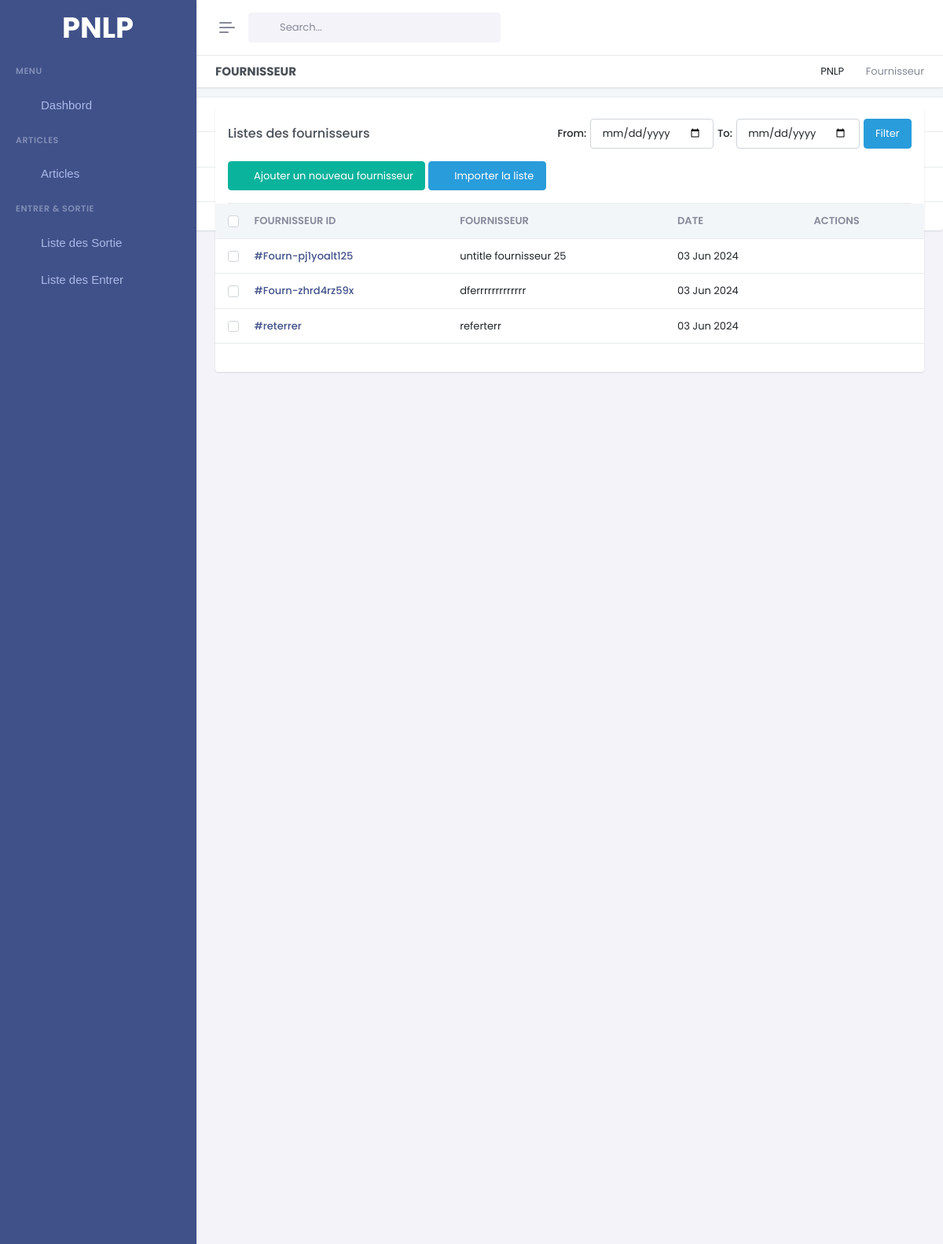
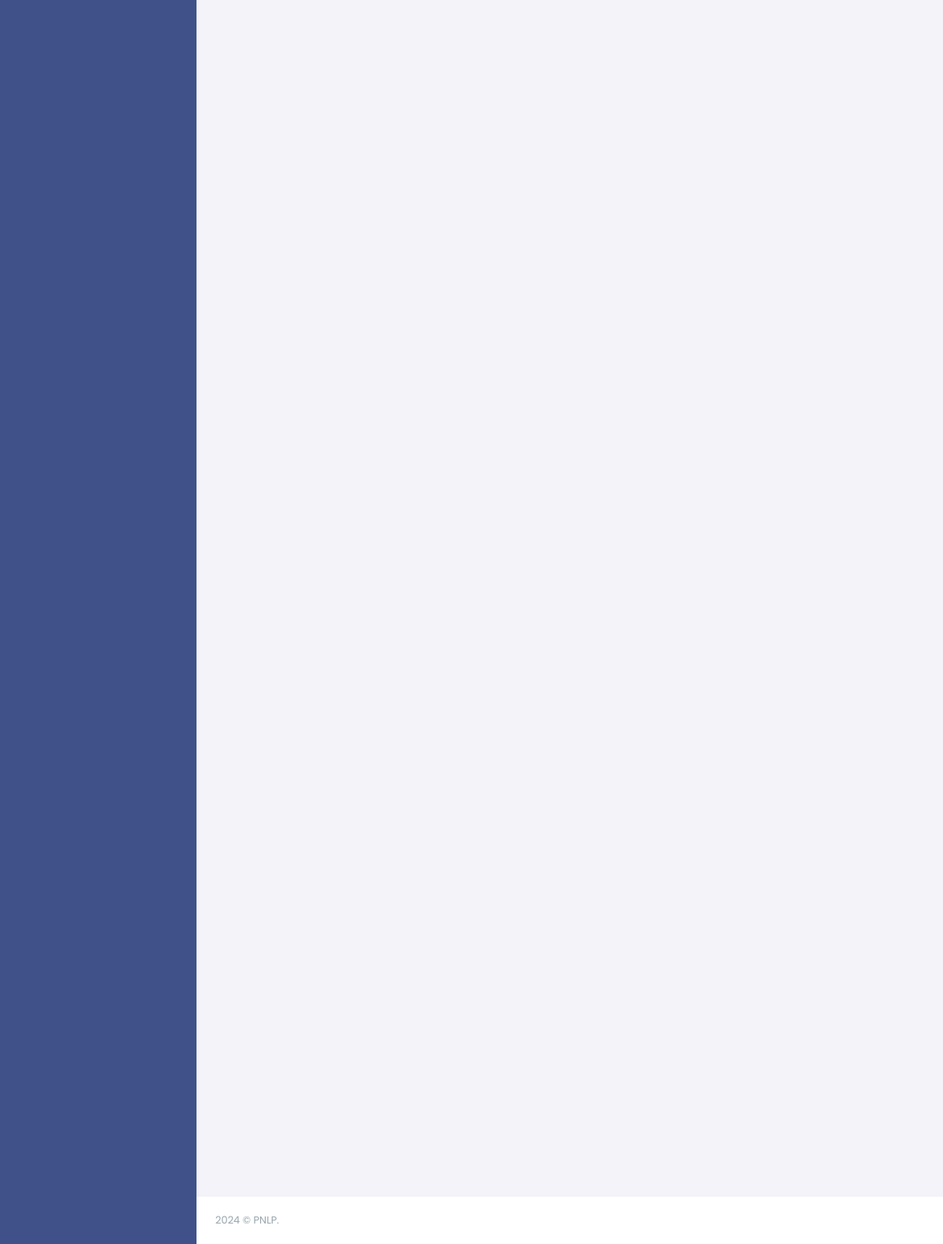
Page /fournisseur/ on the committed database (2 pictures, top to bottom).
### gestion/models.py (models this page shows, shortened)
class Fournisseur(models.Model):
    fid = ShortUUIDField(unique=True, length=10, max_length= 20 , alphabet='abcdefghijklmnopqrstuvwxyz1234567890' , editable=False,  prefix='Fourn-')
    title = models.CharField(max_length=100, default='untitle fournisseur')
    date = models.DateTimeField(auto_now_add=True)

### gestion/views.py (the view)
# urls.py: path('fournisseur/',Four_list, name='fourn'),
def Four_list(request):
    start_date = request.GET.get('start-date')
    end_date = request.GET.get('end-date')
    fournisseurs = Fournisseur.objects.all()
    if start_date:
        start_date = parse_date(start_date)
        if start_date:
            fournisseurs = fournisseurs.filter(date__gte=start_date)
    if end_date:
        end_date = parse_date(end_date)
        if end_date:
            fournisseurs = fournisseurs.filter(date__lte=end_date)
    context={
        'start_date': start_date,
        'end_date': end_date,
        'start_date_i': start_date.strftime('%Y-%m-%d') if start_date else None,
        'end_date_i': end_date.strftime('%Y-%m-%d') if end_date else None,
        'fournisseurs':fournisseurs,
    }
    return render(request, 'pages/article/fournisseur.html', context)

### gestion/context_processor.py (called while the page is built)
def is_admin(user):
    try:
        admin_profile = AdminProfile.objects.get(user=user)
        return True
    except AdminProfile.DoesNotExist:
        return False

### templates/pages/article/fournisseur.html (shortened to what this page needs)
{% extends 'base/base.html' %} {% load static %} {% block 'content' %}
<div class="main-content">
  <div class="page-content">
    <div class="container-fluid">
      <div class="row">
        <div class="col-12">
          <div class="page-title-box d-sm-flex align-items-center justify-content-between bg-galaxy-transparent">
            <h4 class="mb-sm-0">Fournisseur</h4>
            <div class="page-title-right">
              <ol class="breadcrumb m-0">
                <li class="breadcrumb-item">
                  <a href="javascript: void(0);">PNLP</a>
                </li>
                <li class="breadcrumb-item active">Fournisseur</li>
              </ol>
            </div>
          </div>
        </div>
      </div>
      <div class="row">
        <div class="col-lg-12">
          <div class="card" id="orderList">
            <div class="card-header border-0">
              <div class="row align-items-center gy-3">
                <div class="col-sm">
                  <h5 class="card-title mb-0">Listes des fournisseurs</h5>
                </div>
                <div class="col-sm-auto">
                  <div class="flex-shrink-0">
                    <div class="dropdown card-header-dropdown">
                        <div class="date-range-picker">
                            <form method="get" class="d-flex" style="gap: 05px;justify-content: center;align-items: center;">
                                <label for="start-date" class="form-label m-0">From: </label>
                                <input type="date" id="start-date" class="form-control" name="start-date" value="{{ start_date_i }}">
                                <label for="end-date" class="form-label m-0">To: </label>
                                <input type="date" id="end-date" class="form-control" name="end-date" value="{{ end_date_i}}">
                                <button type="submit" id="submit-dates" class="btn btn-info">Filter</button>
                            </form>
                        </div>
                    </div>
                </div>
                </div>
                <div class="col-sm-auto">
                  <div class="d-flex gap-1 flex-wrap">
                    <button type="button" class="btn btn-success add-btn" data-bs-toggle="modal" id="create-btn"
                      data-bs-target="#showModal">
                      <i class="ri-add-line align-bottom me-1"></i> Ajouter un
                      nouveau fournisseur
                    </button>
                    <button type="button" class="btn btn-info"  id="dwnldBtn">
                      <i class="ri-file-download-line align-bottom me-1"></i>
                      Importer la liste
                    </button>
                  </div>
                </div>
              </div>
            </div>
            <div class="card-body pt-0">
              <div>
                <div class="table-responsive table-card mb-1">
                  {% if fournisseurs %}
                  <table class="table table-nowrap align-middle" id="orderTable">
                    <thead class="text-muted table-light">
                      <tr class="text-uppercase">
                        <th scope="col" style="width: 25px">
                          <div class="form-check">
                            <input class="form-check-input" type="checkbox" id="checkAll" value="option" />
                          </div>
                        </th>
                        <th data-sort="id">Fournisseur ID</th>
                        <th data-sort="customer_name">Fournisseur</th>
                        <th data-sort="date">Date</th>
                        <th>Actions</th>
                      </tr>
                    </thead>
                    <tbody class="list form-check-all">
                      {% for fournisseur in fournisseurs %}
                      <tr>
                        <th scope="row">
                          <div class="form-check">
                            <input class="form-check-input" type="checkbox" name="checkAll" value="option1" />
                          </div>
                        </th>
                        <td class="id">
                          <a href="" class="fw-medium link-primary">#{{fournisseur.fid}}</a>
                        </td>
                        <td class="customer_name">{{fournisseur.title}}</td>
                        <td class="date">{{fournisseur.date|date:"d M Y"}}</td>
                        <td>
                          <ul class="list-inline hstack gap-2 mb-0">
                            <li class="list-inline-item" data-bs-toggle="tooltip" data-bs-trigger="hover"
                              data-bs-placement="top" aria-label="Update {{fournisseur.title}}"
                              data-bs-original-title="Update {{fournisseur.title}}">
                              <a href="" class="text-primary d-inline-block" data-bs-toggle="modal"
                              data-bs-target="#updateOrder-{{fournisseur.fid}}">
                                <i class=" bx bx-pencil fs-16"></i>
                              </a>
                            </li>
                            <li class="list-inline-item" data-bs-toggle="tooltip" data-bs-trigger="hover"
                              data-bs-placement="top" aria-label="Delete {{fournisseur.title}}"
                              data-bs-original-title="Delete {{fournisseur.title}}">
                              <a href="" class="text-primary d-inline-block" data-bs-toggle="modal"
                                data-bs-target="#deleteOrder-{{fournisseur.fid}}">
                                <i class=" bx bx-trash fs-16"></i>
                              </a>
                            </li>
                          </ul>
                        </td>
                      </tr>
                      {% endfor %}
                    </tbody>
                  </table>
                  {% else %}
                  <center>
                    <h1>Aucun fournisseur n'as été trouver</h1>
                  </center>
                  {% endif %}
                </div>
              </div>
            </div>
          </div>
          <div class="d-block modal " style="z-index: -9999;">
            <div class="card-body card" id="pdfcontent">
              <div class="table-responsive table-card mb-1">
                  <h1 class="p-3 text-center">Liste des Fournisseurs    </h1>
                  <table class="table align-middle" id="ent">
                      <thead class="table-light text-muted">
                          <tr>
                              <th>Code Fournisseur</th>
                              <th>Nom du fournisseur</th>
                              <th>Date D'ajout</th>
                          </tr>
                      </thead>
                      <tbody class="list form-check-all">
                          {% for fournisseur in fournisseurs %}
                          <tr>
                              <td>#{{ fournisseur.fid }}</td>
                              <td>{{ fournisseur.title }}</td>
                              <td>{{ fournisseur.date|date:"d M Y" }}</td>
                          </tr>
                          {% endfor %}
                      </tbody>
                  </table>
              </div>
          </div>
          </div>
        </div>
      </div>
    </div>
  </div>
</div>
</div>
{% endblock %}

### rows in the picture
Fournisseur: fid "Fourn-pj1yoalt125", title "untitle fournisseur 25", date "03 Jun 2024"
Fournisseur: fid "Fourn-zhrd4rz59x", title "dferrrrrrrrrrrrr", date "03 Jun 2024"
Fournisseur: fid "reterrer", title "referterr", date "03 Jun 2024"
